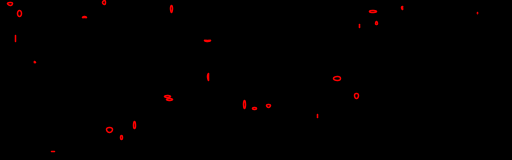
Frame 1 (no input)
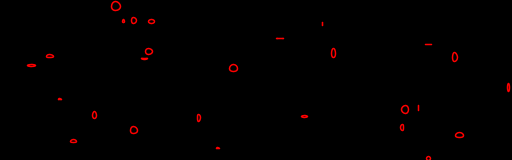
Frame 60 (the mouse pressed at the canvas centre just before this capture)
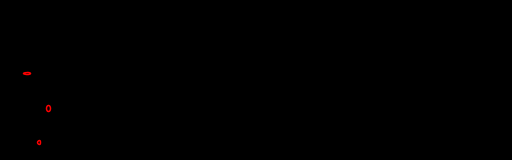
Frame 120 (the mouse held since frame 60 and released just before this capture)

The Processing sketch that drew these frames (run headless with seeded random() and noise(); from frame 60 on, the mouse is pressed at the canvas centre):

// Processing sketch: processing_53314
// ── processing_53314.pde

float x;
float y;

void setup(){
  size(512,160);
  smooth();
  background(255);
}

void draw(){
  background(0);
  stroke(255,0,0);
  strokeWeight(1.5);
  fill(0,255);
  int s=int(random(5,10));
  frameRate(8);
  for(x=random(width); x<=width; x+=random(25,40)){
    for(y=random(height); y<=height;y+=random(25,40))
    ellipse(random(width),random(height),random(s),random(s));
}
}
